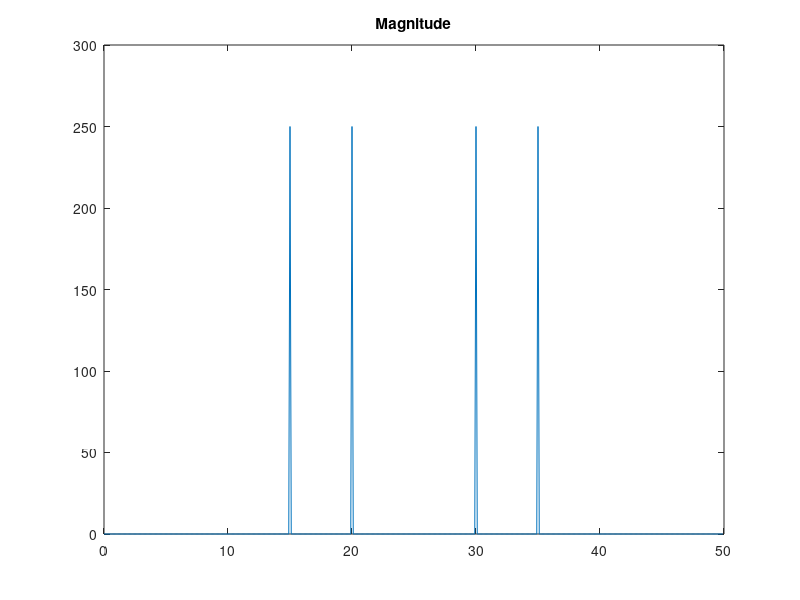

MATLAB code to generate this figure:

t = 0:1/50:10-1/50;                     
x = sin(2*pi*15*t) + sin(2*pi*20*t);
plot(t,x)
y = fft(x);     
f = (0:length(y)-1)*50/length(y);

plot(f,abs(y))
title('Magnitude')